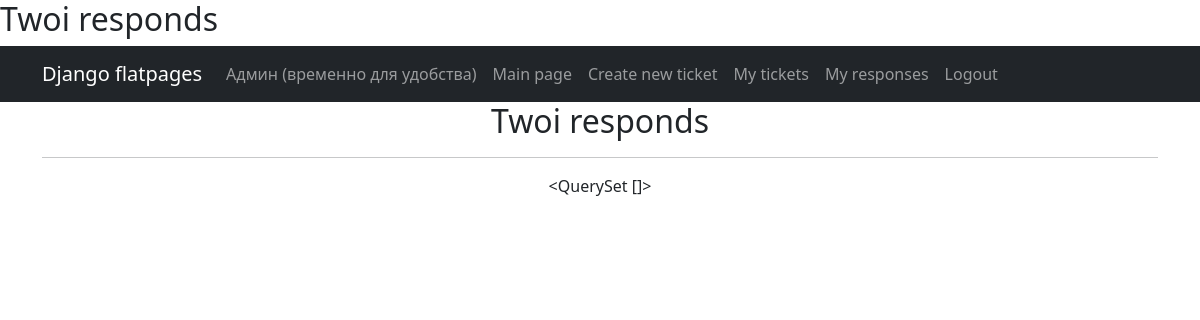
The page /responds/ (signed in) on the database as committed earlier.
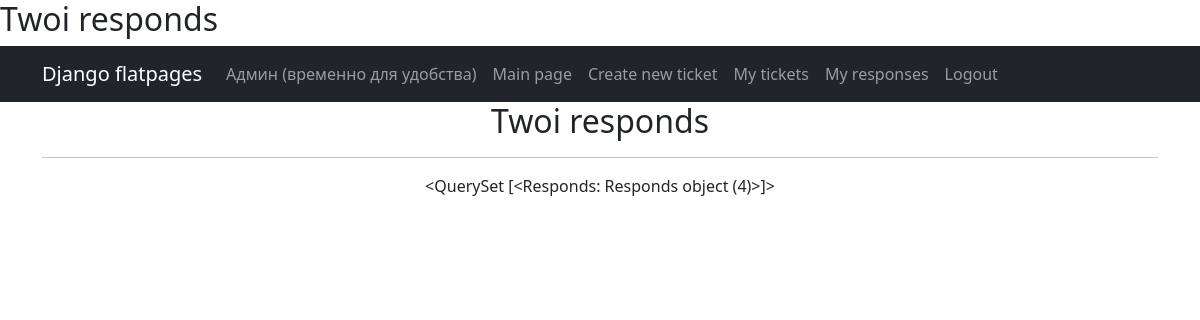
The same page on the database as committed later.
### tickets/models.py (models this page shows)
class Responds(models.Model):  # автоматическое определение респондера при создании
    ticket = models.ForeignKey(Ticket, on_delete=models.CASCADE)
    responder = models.ForeignKey(User, on_delete=models.CASCADE)

### tickets/views.py (the view)
# urls.py: path('responds/', UserRespondsList.as_view()),
class UserRespondsList(ListView, LoginRequiredMixin):  # Вьюшка с откликами на свои тикеты TODO страница доступна только для авторизованных
    model = Responds
    ordering = 'ticket__pubdate'
    template_name = 'responds.html'  # TODO добавить кнопку для ответа респонденту (отправка майла)
    context_object_name = 'responds'
    def get_queryset(self):
        return Responds.objects.filter(ticket__author=self.request.user)

### templates/responds.html (shortened to what this page needs)
{% extends 'flatpages/default.html' %}
    {% block title %}
    <h2>Twoi responds</h2>
    {% endblock title %}
    {% block content %}
    <h2>Twoi responds</h2>
    <hr>
    {{ responds }}
    {% endblock content %}

Rows that differ between the two databases and show on the page:
added Responds: id "<QuerySet [<Responds: Responds object (4)>]>"
Other text that changed with them:
{{ responds }}: "<QuerySet []>" → (not shown)
